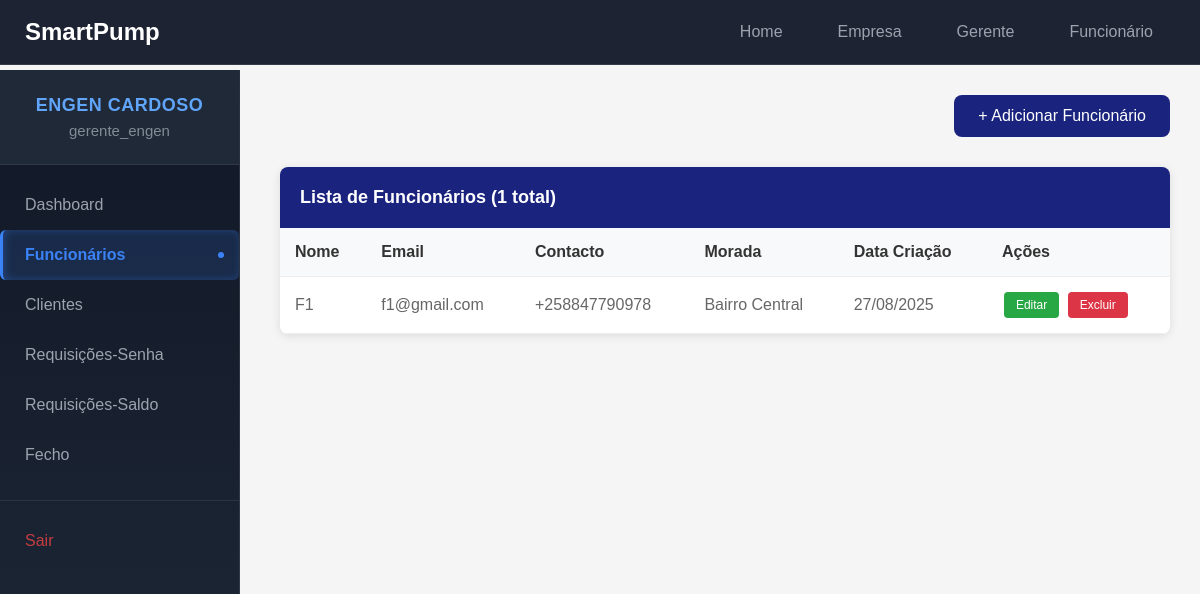
Page /gerente/funcionarios/ (signed in) on the committed database.
### empresas/models.py (models this page shows, shortened)
class Empresa(models.Model):
   nome = models.CharField(max_length=200)
   status = models.BooleanField(default=True)
   gerente = models.OneToOneField(User, on_delete=models.CASCADE, related_name='empresa_gerenciada')

### gerente/models.py (models this page shows, shortened)
class Funcionario(models.Model):
   user = models.OneToOneField(User, on_delete=models.CASCADE)
   empresa = models.ForeignKey(Empresa, on_delete=models.CASCADE, related_name='funcionarios', null=True, blank=True)
   contacto = models.CharField(max_length=20, blank=True, null=True)
   morada = models.TextField(blank=True, null=True)
   activo = models.BooleanField(default=True)
   data_criacao = models.DateTimeField(auto_now_add=True)
   @property
   def nome(self):
       return self.user.first_name or self.user.username
   @property
   def email(self):
       return self.user.email

### gerente/views.py (the view)
# urls.py: path('funcionarios/', views.funcionarios, name='funcionarios'),
@user_passes_test(is_gerente, login_url='/login/')
def funcionarios(request):
   empresa = get_empresa_usuario(request.user)
   if not empresa:
       messages.error(request, 'Empresa não encontrada.')
       return redirect('login')
   funcionarios = Funcionario.objects.filter(empresa=empresa, activo=True).order_by('-data_criacao')
   search = request.GET.get('search', '')
   if search:
       funcionarios = funcionarios.filter(
           Q(user__first_name__icontains=search) |
           Q(user__email__icontains=search) |
           Q(contacto__icontains=search)
       )
   context = {
       'funcionarios': funcionarios,
       'search': search,
   }
   return render(request, 'gerente/funcionarios.html', context)

### gerente/context_processors.py (called while the page is built)
def empresa_context(request):
    if request.user.is_authenticated:
        try:
            if hasattr(request.user, 'empresa_gerenciada'):
                return {'empresa_atual': request.user.empresa_gerenciada}
            elif hasattr(request.user, 'funcionario'):
                return {'empresa_atual': request.user.funcionario.empresa}
        except:
            pass
    return {'empresa_atual': None}

### gerente/views.py (called while the page is built)
def is_gerente(user):
  return user.groups.filter(name='Gerente').exists()

def get_empresa_usuario(user):
   try:
       if hasattr(user, 'empresa_gerenciada'):
           return user.empresa_gerenciada
       elif hasattr(user, 'funcionario'):
           return user.funcionario.empresa
   except:
       pass
   return None

### templates/gerente/funcionarios.html (shortened to what this page needs)
{% extends 'gerente/base.html' %}
{% block content %}
<div class="content-header">
    <a href="{% url 'adicionar_funcionario' %}" class="btn-primary">
        + Adicionar Funcionário
    </a>
</div>
<div class="table-container">
    <div class="table-header">
        <h3>Lista de Funcionários ({{ funcionarios.count }} total)</h3>
    </div>
    <div class="table-wrapper">
        {% if funcionarios %}
        <table>
            <thead>
                <tr>
                    <th>Nome</th>
                    <th>Email</th>
                    <th>Contacto</th>
                    <th>Morada</th>
                    <th>Data Criação</th>
                    <th>Ações</th>
                </tr>
            </thead>
            <tbody>
                {% for funcionario in funcionarios %}
                <tr>
                    <td>{{ funcionario.nome }}</td>
                    <td>{{ funcionario.email }}</td>
                    <td>{{ funcionario.contacto|default:"N/A" }}</td>
                    <td>{{ funcionario.morada|default:"N/A" }}</td>
                    <td>{{ funcionario.data_criacao|date:"d/m/Y" }}</td>
                    <td class="actions-cell">
                        <a href="{% url 'editar_funcionario' funcionario.id %}"
                            class="btn-action btn-edit">Editar</a>
                        <a href="{% url 'deletar_funcionario' funcionario.id %}"
                            class="btn-action btn-delete"
                            onclick="return confirm('Tem certeza que deseja excluir {{ funcionario.nome }}?')">Excluir</a>
                    </td>
                </tr>
                {% endfor %}
            </tbody>
        </table>
        {% endif %}
    </div>
</div>
{% endblock %}

### templates/gerente/sidebar.html (shortened to what this page needs)
<div class="sidebar">
    <div class="user-section">
        <div class="empresa-name">{{ empresa_atual.nome|default:"Sistema" }}</div>
        <div class="user-info">{{ request.user.get_full_name|default:request.user.username }}</div>
    </div>
    <nav class="sidebar-nav">
        <ul class="nav-list">
            <li class="nav-item">
                <a href="{% url 'dashboard' %}" class="nav-link {% if request.resolver_match.url_name == 'dashboard' %}active{% endif %}">
                    Dashboard
                </a>
            </li>
            <li class="nav-item">
                <a href="{% url 'funcionarios' %}" class="nav-link {% if request.resolver_match.url_name == 'funcionarios' %}active{% endif %}">
                    Funcionários
                </a>
            </li>
            <li class="nav-item">
                <a href="{% url 'clientes' %}" class="nav-link {% if request.resolver_match.url_name == 'clientes' %}active{% endif %}">
                    Clientes
                </a>
            </li>
            <li class="nav-item">
                <a href="{% url 'requisicoes' %}" class="nav-link {% if request.resolver_match.url_name == 'requisicoes' %}active{% endif %}">
                    Requisições-Senha
                </a>
            </li>
            <li class="nav-item">
                <a href="{% url 'requisicoes_saldo' %}" class="nav-link {% if request.resolver_match.url_name == 'requisicoes_saldo' %}active{% endif %}">
                    Requisições-Saldo
                </a>
            </li>
            <li class="nav-item">
                <a href="{% url 'fecho' %}" class="nav-link {% if request.resolver_match.url_name == 'fechos' %}active{% endif %}">
                    Fecho
                </a>
            </li>
            <li class="nav-item nav-divider">
                <a href="{% url 'logout' %}" class="nav-link nav-logout">
                    Sair
                </a>
            </li>
        </ul>
    </nav>
</div>

### templates/gerente/base.html (style rules this page uses)
* { margin: 0; padding: 0; box-sizing: border-box; }
body { font-family: Arial, sans-serif; background-color: #f5f5f5; overflow-x: hidden; padding-top: 65px; }
.content-header { margin-bottom: 30px; display: flex; justify-content: space-between; align-items: center; }
.btn-primary { background-color: #1a237e; color: white; padding: 12px 24px; border: none; border-radius: 8px; cursor: pointer; font-size: 16px; font-weight: 500; transition: background-color 0.3s ease, transform 0.2s ease; text-decoration: none; display: inline-block; }
.table-container { background: white; border-radius: 8px; box-shadow: 0 2px 10px rgba(0, 0, 0, 0.1); overflow: hidden; }
.table-header { background-color: #1a237e; color: white; padding: 20px; }
.table-header h3 { font-size: 18px; font-weight: 600; }
.table-wrapper { overflow-x: auto; }
table { width: 100%; border-collapse: collapse; }
th, td { padding: 15px; text-align: left; border-bottom: 1px solid #eee; }
th { background-color: #f8f9fa; font-weight: 600; color: #333; position: sticky; top: 0; z-index: 1; }
td { color: #666; }
.btn-action { padding: 6px 12px; margin: 0 2px; border: none; border-radius: 4px; cursor: pointer; font-size: 12px; font-weight: 500; transition: all 0.2s ease; text-decoration: none; display: inline-block; }
.btn-edit { background-color: #28a745; color: white; }
.btn-delete { background-color: #dc3545; color: white; }

### templates/gerente/navbar.html (style rules this page uses)
.nav-link { color: rgba(255, 255, 255, 0.8); text-decoration: none; padding: 8px 16px; border-radius: 6px; transition: all 0.2s ease; font-size: 0.95rem; font-weight: 400; }

### templates/gerente/sidebar.html (style rules this page uses)
.sidebar { width: 240px; background: linear-gradient(180deg, #111827, #1f2937); min-height: calc(100vh - 70px); position: fixed; left: 0; top: 70px; overflow-y: auto; border-right: 1px solid rgba(255,255,255,0.1); z-index: 1000; }
.user-section { padding: 25px 15px; background: #1f2937; text-align: center; border-bottom: 1px solid rgba(255, 255, 255, 0.08); }
.empresa-name { color: #60a5fa; font-size: 18px; font-weight: 700; letter-spacing: 0.5px; margin-bottom: 6px; text-transform: uppercase; }
.user-info { color: #9ca3af; font-size: 15px; font-weight: 500; opacity: 0.8; }
.sidebar-nav { padding-top: 15px; }
.nav-list { list-style: none; padding: 0; margin: 0; }
.nav-item { margin: 0; }
.nav-divider { margin-top: auto; border-top: 1px solid rgba(255, 255, 255, 0.08); padding-top: 15px; margin-top: 20px; }
.nav-link { display: block; padding: 16px 22px; color: #9ca3af; text-decoration: none; font-size: 16px; font-weight: 500; border-left: 3px solid transparent; position: relative; }
.nav-link.active { background: rgba(59, 130, 246, 0.15); color: #3b82f6; border-left-color: #3b82f6; font-weight: 600; box-shadow: inset 2px 0 8px rgba(59, 130, 246, 0.3); }
.nav-link.active::before { content: ''; position: absolute; right: 15px; top: 50%; transform: translateY(-50%); width: 6px; height: 6px; background: #3b82f6; border-radius: 50%; }
.nav-logout { color: #ef4444 !important; opacity: 0.8; }

### rows in the picture
Empresa: nome "ENGEN CARDOSO"
Funcionario: nome "F1", email "f1@gmail.com", contacto "+258847790978", morada "Bairro Central", data_criacao "27/08/2025"

### other values in the picture
{{ request.user.get_full_name|default:request.user.username }} "gerente_engen"
{{ funcionarios.count }} "1"
